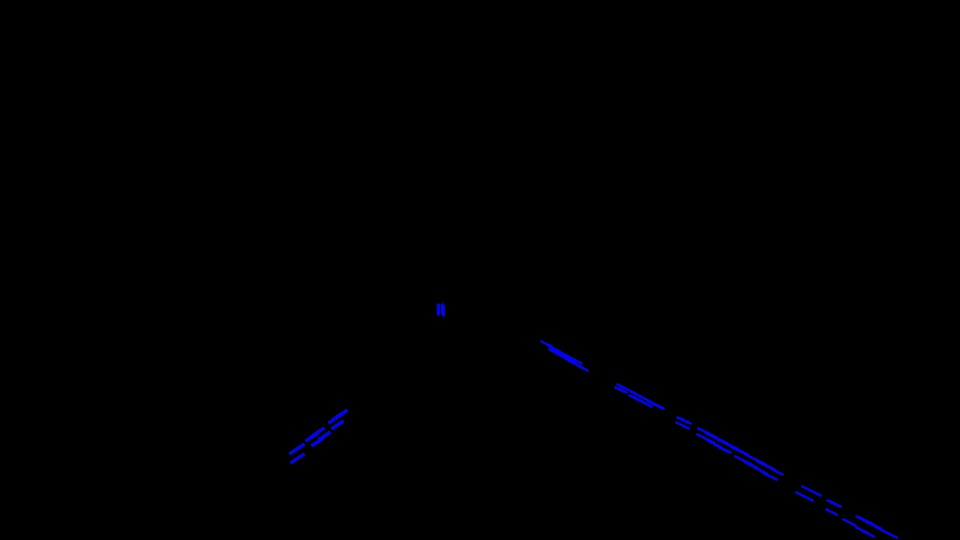
#> input picture myImages/houghPic.jpg, 960 x 540 px; its folder holds only this picture in this run
$ python -i finding_lane_lines.py   (imports and definitions only)
#> lines starting #> are read from the running program, lines starting #| are printed output that depends on the picture; after the words box and inside, x2 and y2 are one past the last pixel; in counts of white or black regions, pixels touching at a corner belong together
"""-------------------------------------------------
        Udacity
        Self Driving Car
        Project 1 -- Finding Lane Lines

        - John Mansell -

------------------------------------------------"""

'''===================================
        Import
======================================'''
import matplotlib.pyplot as plt
import matplotlib.image as mpimg
import numpy as np
import cv2
import math

'''===================================
        Helper Functions
======================================'''

'''-------------------
    Show
----------------------'''
# [12 lines left out: function show, not called in this run]

'''-------------------
    GrayScale
----------------------'''
# [4 lines left out: function grayscale, not called in this run]


'''-------------------
    Region of Interest
----------------------'''
def region_of_interest(img, vertices):
    """
    Applies an image mask.

    Only keeps the region of the image defined by the polygon
    formed from `vertices`. The rest of the image is set to black.
    """
    # defining a blank mask to start with
    mask = np.zeros_like(img)

    # defining a 3 channel or 1 channel color to fill the mask with depending on the input image
    if len(img.shape) > 2:
        channel_count = img.shape[2]  # i.e. 3 or 4 depending on your image
        ignore_mask_color = (255,) * channel_count
    else:
        ignore_mask_color = 255

    # filling pixels inside the polygon defined by "vertices" with the fill color
    cv2.fillPoly(mask, vertices, ignore_mask_color)

    # returning the image only where mask pixels are nonzero
    masked_image = cv2.bitwise_and(img, mask)
    return masked_image

'''-------------------
    Draw Lines
----------------------'''
# [4 lines left out: function draw_lines, not called in this run]


# Python 3 has support for cool math symbols.

'''-------------------
    Weighted Image
----------------------'''
def weighted_img(img, initial_img, α=0.8, β=1., λ=0.):
    """
    `img` is the output of the hough_lines(), An image with lines drawn on it.
    Should be a blank image (all black) with lines drawn on it.

    `initial_img` should be the image before any processing.

    The result image is computed as follows:

    initial_img * α + img * β + λ
    NOTE: initial_img and img must be the same shape!
    """
    return cv2.addWeighted(initial_img, α, img, β, λ)

'''===================================
        Frame Class
======================================'''
class Frame(object):
    """-------------------
        Init
    -------------------"""
    def __init__(self, image):
        """Return a new Image Object"""
        self.color = image
        self.size = (self.color.shape[1], self.color.shape[0])  # xMax, yMax
        self.xMax = self.color.shape[1]
        self.yMax = self.color.shape[0]

    '''-------------------
            Show
    ----------------------'''
    def show(self):
        plt.imshow(self.color)

    '''-------------------
            Gray Scale
    ----------------------'''
    def grayScale(self):
        grayImage = np.copy(self.color)
        return cv2.cvtColor(grayImage, cv2.COLOR_RGB2GRAY)

    '''-------------------
            Get Vertices
    ----------------------'''
    def getVertices(self):
        imshape = self.color.shape
        top_left = (450, imshape[0] / 2)
        bottom_left = (0, imshape[0])
        top_right = (450, imshape[0] / 2)
        bottom_right = (imshape[1], imshape[0])

        vertices = np.array([[(bottom_left), top_left, (top_right), (bottom_right)]], dtype=np.int32)
        return vertices

    '''-------------------
            Masked
    ----------------------'''
    # [4 lines left out: function masked, not called in this run]


'''------------------------------
    Import Images Into Array
---------------------------------'''
import glob
from PIL import Image

fileList = glob.glob('test_images/*.jpg')
images = []

# [3 lines not run here, left out]


# [1 line that did not run here, left out]

'''------------------------------
    Convert Images to GrayScale
---------------------------------'''
# [1 line that did not run here, left out]


'''------------------------------
        Gausian Blur
---------------------------------'''
def gaussian_blur(img, kernel_size):
    """Applies a Gaussian Noise kernel"""
    return cv2.bilateralFilter(img, kernel_size, 75, 75)

kernel_size = 9

# [1 line that did not run here, left out]
# [1 line not run here, left out]

'''------------------------------
        Canny Edge Detection
---------------------------------'''
def canny(img, low_threshold, high_threshold):
    """Applies the Canny transform"""
    return cv2.Canny(img, low_threshold, high_threshold)

# Define Thresholds
low_threshold = 50
high_threshold = 150

# Create new picture from Canny Edge detection
# [1 line that did not run here, left out]
# [1 line not run here, left out]
'''------------------------------
        Isolate Region of
        Interest
---------------------------------'''
# [1 line that did not run here, left out]
# [1 line that did not run here, left out]
# [1 line not run here, left out]

'''------------------------------
        Hough Transform
---------------------------------'''


# [11 lines left out: function hough_lines, not called in this run]

# Define the Hough transform parameters

rho = 1 # distance resolution in pixels of the Hough grid
theta = np.pi/180 # angular resolution in radians of the Hough grid
threshold = 1   # minimum number of votes (intersections in Hough grid cell)
min_line_length = 10 #minimum number of pixels making up a line
max_line_gap = 2    # maximum gap in pixels between connectable line segments

# [1 line that did not run here, left out]

# [1 line not run here, left out]

'''------------------------------
        Plot the Hough Lines
        Onto the Original Image
---------------------------------'''
# Draw hough lines on the edge image
# [1 line that did not run here, left out]
# [1 line not run here, left out]

'''------------------------------
        Extrapolate Lines
---------------------------------'''


def extrapolate_lines(line_array, top_of_image):
    # Array to store X and Y values for left and right lane lines
    left_x = []
    left_y = []
    right_x = []
    right_y = []
    length_right = []
    length_left = []

    # Origin is in upper left corner
    top = top_of_image
    for line in line_array:
        for x1, y1, x2, y2 in line:
            # Move origin to bottom left corner
            y1 = top - y1
            y2 = top - y2

            # y = mx + b
            m = (y1 - y2) / (x1 - x2)
            b = y1 - (m * x1)

            # seperate left and right lane lines
            if m < -0.1 and b > 400:
                right_x.append(x1)
                right_x.append(x2)
                right_y.append(y1)
                right_y.append(y2)

            elif m > 0.1 and b < 70:
                left_x.append(x1)
                left_x.append(x2)
                left_y.append(y1)
                left_y.append(y2)

    # Find Best Fit Lines
    rightSlope, rightIntercept = np.polyfit(right_x, right_y, 1)
    leftSlope, leftIntercept = np.polyfit(left_x, left_y, 1)

    right_lane_line = (rightSlope, rightIntercept)
    left_lane_line = (leftSlope, leftIntercept)

    return (right_lane_line, left_lane_line)


# [1 line that did not run here, left out]
# [1 line that did not run here, left out]

'''------------------------------
        Draw Extrapolated Lines
        onto a blank Image
---------------------------------'''


def draw_lane_lines(img, line1, line2):
    """
    line1, line2 = (m, b) for y = m(x) + b
    img = original image

    """
    # Convert (y = mx + b) into (x1, y1, x2, y2)
    # x = -b/m

    rightSlope = line1[0]
    rightIntercept = line1[1]

    leftSlope = line2[0]
    leftIntercept = line2[1]

    # Use more readable variables
    bottom = img.shape[0]
    b = rightIntercept
    m = rightSlope
    x = int(-b / m)

    # Define the x-intercept of the right lane line
    rightLaneBottom = (x, bottom)

    # Left
    b = leftIntercept
    m = leftSlope
    x = int(-b / m)
    leftLaneBottom = (x, bottom)

    # solve for intersection of 2 lines
    a1 = rightSlope
    a2 = leftSlope
    b1 = rightIntercept
    b2 = leftIntercept

    # Solve for intersection of 2 lines
    a = np.array([[a1, -1], [a2, -1]])
    b = np.array([b1, b2])
    p = np.linalg.solve(a, b)

    # Convert intersection p into img coordinates
    intersection = (int(-(p[0])), int(540 + p[1]))

    # Create blank image
    projection = np.copy(img) * 0
    GREEN = [0, 100, 0]

    # Draw Lines on Blank Image
    cv2.line(projection, rightLaneBottom, intersection, GREEN, thickness=10)
    cv2.line(projection, leftLaneBottom, intersection, GREEN, thickness=10)
    return projection


# Call Draw Lane Lines function
# [1 line that did not run here, left out]
# [1 line not run here, left out]

'''------------------------------
        Merge the Images
---------------------------------'''

# [1 line that did not run here, left out]
# [1 line not run here, left out]
'''------------------------------
        Save the Processed final
        Image
---------------------------------'''
# Convert from RGB to BGR for saving the image
# [1 line that did not run here, left out]
# [2 lines not run here, left out]

'''------------------------------
        Repeat for the rest of
        the 'test images' directory
---------------------------------'''
# Define Parameters:

# Gausian Blur Kernel Size
kernel_size = 5

# Canny Thresholds
low_threshold = 50
high_threshold = 150

# Hough Transform
rho = 1
theta = np.pi/180
threshold = 2
min_line_length = 10
max_line_gap = 2

i = 0

# [25 lines not run here, left out]
'''------------------------------
        Test on Videos
---------------------------------'''
# Import everything needed to edit/save/watch video clips
from moviepy.editor import VideoFileClip
from IPython.display import HTML


'''------------------------------
        Average Lane Lines
---------------------------------'''
# Define an array for storing the lane lines of each frame
smooth_right = []
smooth_left = []


def average_lines(newLine, laneLines, frames_to_smooth=10):
    """
    Take in the L+R lane lines from each frame.
    If less than 10 lines are saved, add the new lines to the array.
    Drop lines more than 10 frames old
    Average the lines in the array.
    Return the new averaged lines

    """

    # Append new lines until array has 10 frames
    if len(laneLines) < frames_to_smooth:
        laneLines.append(newLine)
    else:
        # Shift each frame down by 1. Drop the oldest.
        # Add newest frame to the end of the array.
        for n in range(1, frames_to_smooth):
            laneLines[n - 1] = laneLines[n]

        laneLines[(frames_to_smooth) - 1] = newLine

    # Take the average of all the lines in the array.
    average_line = np.average(laneLines, axis=0)

    return average_line


'''------------------------------
        Define the Process for
        each frame of the video
---------------------------------'''


def process_image(image):
    """
    Process a single frame from a video stream.
    Identify lane lines and plot the line in green on the original image.

    """
    # Import imgage, convert to grayscale, and isolate region of interest
    frame1 = Frame(image)
    grayPic = frame1.grayScale()
    blurPic = gaussian_blur(grayPic, kernel_size)
    edges_1 = canny(blurPic, low_threshold, high_threshold)
    vertices = frame1.getVertices()
    maskedPic = region_of_interest(edges_1, vertices)

    # Find and average the Lane lines over 10 Images
    lines = cv2.HoughLinesP(maskedPic, rho, theta, threshold, np.array([]), min_line_length, max_line_gap)
    right_line, left_line = extrapolate_lines(lines, image.shape[0])
    ave_right = average_lines(right_line, smooth_right)
    ave_left = average_lines(left_line, smooth_left)

    # Draw the lanes on the img and return to video
    projection = draw_lane_lines(frame1.color, ave_right, ave_left)
    final_img = weighted_img(projection, frame1.color)

    return final_img


'''------------------------------
        Import Video
---------------------------------'''
# Define the output file locations
white_output = ("test_videos_output/solidWhiteRight.mp4")
yellow_output = ('test_videos_output/solidYellowLeft.mp4')

# Define the input file locations
# [1 line that did not run here, left out]
# [1 line that did not run here, left out]

# Process each frame in the video
# [1 line that did not run here, left out]
# [1 line that did not run here, left out]

# Write the video to file
# [2 lines not run here, left out]

>>> import cv2
>>> picture = cv2.imread('myImages/houghPic.jpg')
#> picture is the input picture: shape (540, 960, 3); mean B, G, R 1, 0, 0
>>> result = process_image(picture)
#> in canny, `return cv2.Canny(img, low_threshold, high_threshold)`:
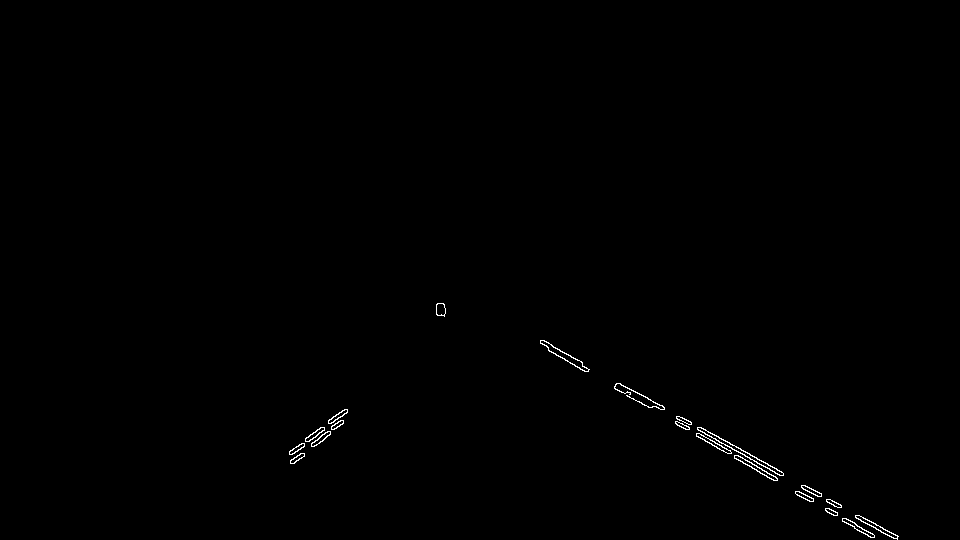
#> returned value: shape (540, 960); 0.33% white in thin lines or dots, all inside (x1, y1, x2, y2) = (289, 303, 899, 540)
#> in process_image, `vertices = frame1.getVertices()`: vertices = [[0, 540], [450, 270], [450, 270], [960, 540]]
#> in region_of_interest, `cv2.fillPoly(mask, vertices, ignore_mask_color)`:
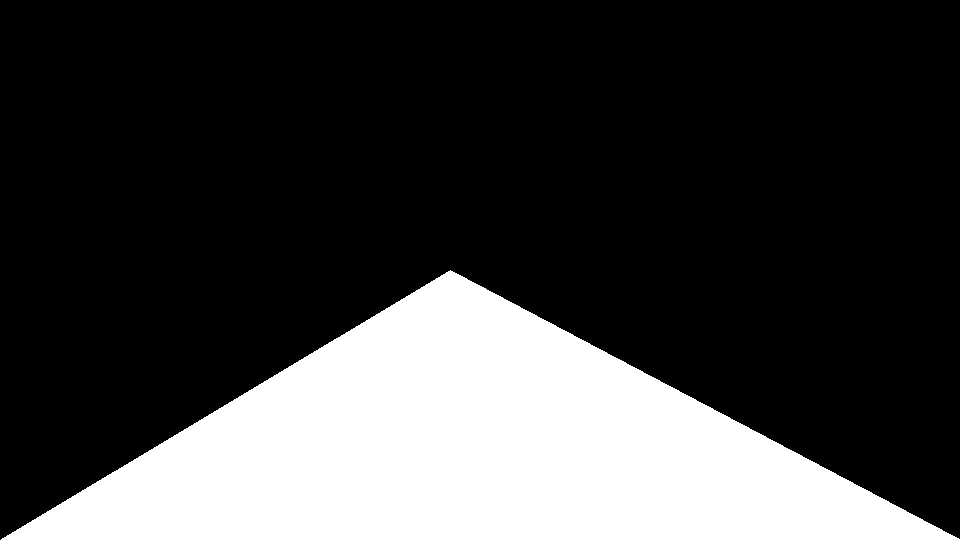
#> mask: shape (540, 960); 25% white; 1 white region, box (x1, y1, x2, y2) and area: (1, 270, 960, 540) 129810
#> in process_image, `lines = cv2.HoughLinesP(maskedPic, rho, theta, threshold, np.array([])..`: lines = 36 rows, first 6: [850, 524, 861, 532], [826, 501, 839, 507], [696, 436, 729, 453], [867, 523, 894, 538], [710, 440, 724, 447], [556, 355, 567, 360]
#> the loop in extrapolate_lines, `for line in line_array:` made 36 passes
#> after the loop in extrapolate_lines, `for line in line_array:`: left_x = [330, 343, 297, 307, 289, 305, 305, 316, 319, 330, 289, 301]; left_y = [109, 118, 89, 99, 88, 99, 102, 109, 97, 106, 89, 97]; right_x = 52 values, max 894 at index 7, min 548 at index 32, mean 727.5; right_y = 52 values, max 193 at index 14, min 2 at index 7, mean 91.67; y1 = 78; y2 = 73
#> in extrapolate_lines, `rightSlope, rightIntercept = np.polyfit(right_x, right_y, 1)`: rightSlope = -0.57; rightIntercept = 506.4
#> in extrapolate_lines, `leftSlope, leftIntercept = np.polyfit(left_x, left_y, 1)`: leftSlope = 0.493; leftIntercept = -53.02
#> in extrapolate_lines, `right_lane_line = (rightSlope, rightIntercept)`: right_lane_line = (-0.57, 506.4)
#> in extrapolate_lines, `left_lane_line = (leftSlope, leftIntercept)`: left_lane_line = (0.493, -53.02)
#> in process_image, `right_line, left_line = extrapolate_lines(lines, image.shape[0])`: right_line = (-0.57, 506.4); left_line = (0.493, -53.02)
#> in average_lines, `average_line = np.average(laneLines, axis=0)`: average_line = [-0.57, 506.4]
#> in process_image, `ave_left = average_lines(left_line, smooth_left)`: ave_left = [0.493, -53.02]
#> in draw_lane_lines, `rightSlope = line1[0]`: rightSlope = -0.57
#> in draw_lane_lines, `rightIntercept = line1[1]`: rightIntercept = 506.4
#> in draw_lane_lines, `leftSlope = line2[0]`: leftSlope = 0.493
#> in draw_lane_lines, `leftIntercept = line2[1]`: leftIntercept = -53.02
#> in draw_lane_lines, `b = rightIntercept`: b = 506.4
#> in draw_lane_lines, `m = rightSlope`: m = -0.57
#> in draw_lane_lines, `x = int(-b / m)`: x = 888
#> in draw_lane_lines, `rightLaneBottom = (x, bottom)`: rightLaneBottom = (888, 540)
#> in draw_lane_lines, `b = leftIntercept`: b = -53.02
#> in draw_lane_lines, `m = leftSlope`: m = 0.493
#> in draw_lane_lines, `x = int(-b / m)`: x = 107
#> in draw_lane_lines, `leftLaneBottom = (x, bottom)`: leftLaneBottom = (107, 540)
#> in draw_lane_lines, `a1 = rightSlope`: a1 = -0.57
#> in draw_lane_lines, `a2 = leftSlope`: a2 = 0.493
#> in draw_lane_lines, `b1 = rightIntercept`: b1 = 506.4
#> in draw_lane_lines, `b2 = leftIntercept`: b2 = -53.02
#> in draw_lane_lines, `a = np.array([[a1, -1], [a2, -1]])`: a = [[-0.57, -1], [0.493, -1]]
#> in draw_lane_lines, `b = np.array([b1, b2])`: b = [506.4, -53.02]
#> in draw_lane_lines, `p = np.linalg.solve(a, b)`: p = [-526.4, -206.3]
#> in draw_lane_lines, `intersection = (int(-(p[0])), int(540 + p[1]))`: intersection = (526, 333)
#> in draw_lane_lines, `cv2.line(projection, leftLaneBottom, intersection, GREEN, thickness=10)`:
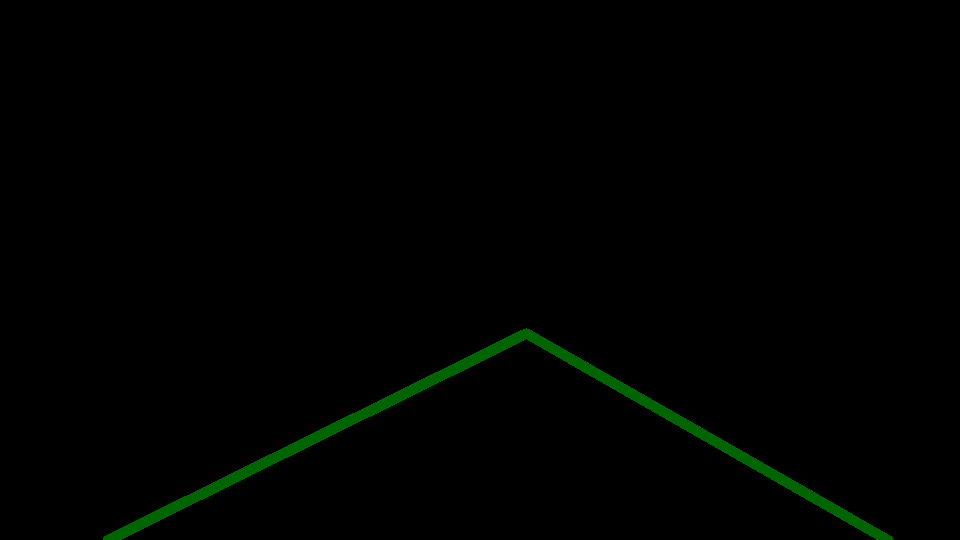
#> projection: shape (540, 960, 3); mean B, G, R 0, 1.8, 0
